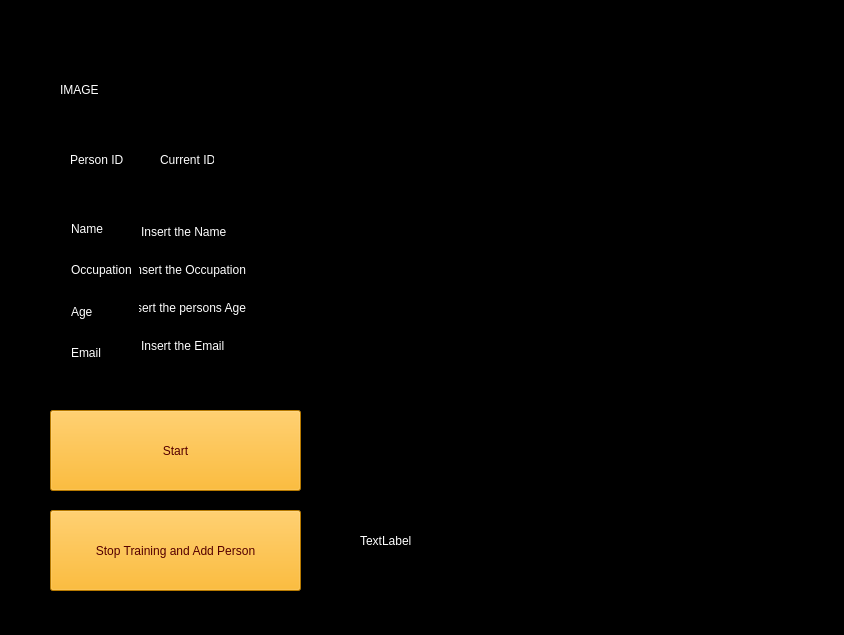
<?xml version="1.0" encoding="UTF-8"?>
<ui version="4.0">
 <class>AddPerson</class>
 <widget class="QWidget" name="AddPerson">
  <property name="geometry">
   <rect>
    <x>0</x>
    <y>0</y>
    <width>844</width>
    <height>635</height>
   </rect>
  </property>
  <property name="windowTitle">
   <string>AddPerson</string>
  </property>
  <property name="styleSheet">
   <string notr="true">background-color: rgb(0, 0, 0);</string>
  </property>
  <widget class="QLabel" name="footageLabel">
   <property name="geometry">
    <rect>
     <x>350</x>
     <y>90</y>
     <width>461</width>
     <height>371</height>
    </rect>
   </property>
   <property name="styleSheet">
    <string notr="true">background-color: rgba(255, 255, 255, 0);</string>
   </property>
   <property name="text">
    <string>TextLabel</string>
   </property>
  </widget>
  <widget class="QLabel" name="detectedFaceLabel">
   <property name="geometry">
    <rect>
     <x>60</x>
     <y>20</y>
     <width>140</width>
     <height>140</height>
    </rect>
   </property>
   <property name="styleSheet">
    <string notr="true">background-color: rgba(255, 255, 255, 0);color: rgb(255, 255, 255);</string>
   </property>
   <property name="text">
    <string>IMAGE</string>
   </property>
  </widget>
  <widget class="QPushButton" name="stopButton">
   <property name="geometry">
    <rect>
     <x>50</x>
     <y>510</y>
     <width>251</width>
     <height>81</height>
    </rect>
   </property>
   <property name="styleSheet">
    <string notr="true">font: 12pt &quot;Microsoft YaHei&quot;;
color: rgb(85, 0, 0);
background-color: rgb(255, 170, 0);</string>
   </property>
   <property name="text">
    <string>Stop Training and Add Person</string>
   </property>
  </widget>
  <widget class="QWidget" name="layoutWidget">
   <property name="geometry">
    <rect>
     <x>60</x>
     <y>200</y>
     <width>201</width>
     <height>181</height>
    </rect>
   </property>
   <layout class="QHBoxLayout" name="horizontalLayout">
    <item>
     <layout class="QVBoxLayout" name="verticalLayout">
      <item>
       <widget class="QLabel" name="nameLabel">
        <property name="styleSheet">
         <string notr="true">background-color: rgba(255, 255, 255, 0);color: rgb(255, 255, 255);</string>
        </property>
        <property name="text">
         <string>Name</string>
        </property>
       </widget>
      </item>
      <item>
       <widget class="QLabel" name="occupationLabel">
        <property name="styleSheet">
         <string notr="true">background-color: rgba(255, 255, 255, 0);color: rgb(255, 255, 255);</string>
        </property>
        <property name="text">
         <string>Occupation</string>
        </property>
       </widget>
      </item>
      <item>
       <widget class="QLabel" name="ageLabel">
        <property name="styleSheet">
         <string notr="true">background-color: rgba(255, 255, 255, 0);color: rgb(255, 255, 255);</string>
        </property>
        <property name="text">
         <string>Age</string>
        </property>
       </widget>
      </item>
      <item>
       <widget class="QLabel" name="emailLabel">
        <property name="styleSheet">
         <string notr="true">background-color: rgba(255, 255, 255, 0);color: rgb(255, 255, 255);</string>
        </property>
        <property name="text">
         <string>Email</string>
        </property>
       </widget>
      </item>
     </layout>
    </item>
    <item>
     <layout class="QVBoxLayout" name="verticalLayout_2">
      <item>
       <widget class="QLineEdit" name="nameLineEdit">
        <property name="styleSheet">
         <string notr="true">background-color: rgba(255, 255, 255, 0);color: rgb(255, 255, 255);</string>
        </property>
        <property name="text">
         <string>Insert the Name</string>
        </property>
       </widget>
      </item>
      <item>
       <widget class="QLineEdit" name="occupationLineEdit">
        <property name="styleSheet">
         <string notr="true">background-color: rgba(255, 255, 255, 0);color: rgb(255, 255, 255);</string>
        </property>
        <property name="text">
         <string>Insert the Occupation</string>
        </property>
       </widget>
      </item>
      <item>
       <widget class="QLineEdit" name="ageLineEdit">
        <property name="styleSheet">
         <string notr="true">background-color: rgba(255, 255, 255, 0);color: rgb(255, 255, 255);</string>
        </property>
        <property name="text">
         <string>Insert the persons Age</string>
        </property>
       </widget>
      </item>
      <item>
       <widget class="QLineEdit" name="emailLineEdit">
        <property name="styleSheet">
         <string notr="true">background-color: rgba(255, 255, 255, 0);color: rgb(255, 255, 255);</string>
        </property>
        <property name="text">
         <string>Insert the Email</string>
        </property>
       </widget>
      </item>
     </layout>
    </item>
   </layout>
  </widget>
  <widget class="QPushButton" name="startButton">
   <property name="geometry">
    <rect>
     <x>50</x>
     <y>410</y>
     <width>251</width>
     <height>81</height>
    </rect>
   </property>
   <property name="styleSheet">
    <string notr="true">font: 12pt &quot;Microsoft YaHei&quot;;
color: rgb(85, 0, 0);
background-color: rgb(255, 170, 0);</string>
   </property>
   <property name="text">
    <string>Start</string>
   </property>
  </widget>
  <widget class="QLabel" name="statusLabel">
   <property name="geometry">
    <rect>
     <x>360</x>
     <y>510</y>
     <width>441</width>
     <height>61</height>
    </rect>
   </property>
   <property name="styleSheet">
    <string notr="true">background-color: rgba(255, 255, 255, 0);color: rgb(255, 255, 255);</string>
   </property>
   <property name="text">
    <string>TextLabel</string>
   </property>
  </widget>
  <widget class="QLabel" name="personIDLabel">
   <property name="geometry">
    <rect>
     <x>70</x>
     <y>140</y>
     <width>54</width>
     <height>40</height>
    </rect>
   </property>
   <property name="styleSheet">
    <string notr="true">background-color: rgba(255, 255, 255, 0);color: rgb(255, 255, 255);</string>
   </property>
   <property name="text">
    <string>Person ID</string>
   </property>
  </widget>
  <widget class="QLabel" name="personIDValue">
   <property name="geometry">
    <rect>
     <x>160</x>
     <y>140</y>
     <width>54</width>
     <height>40</height>
    </rect>
   </property>
   <property name="styleSheet">
    <string notr="true">background-color: rgba(255, 255, 255, 0);color: rgb(255, 255, 255);</string>
   </property>
   <property name="text">
    <string>Current ID</string>
   </property>
  </widget>
 </widget>
 <layoutdefault spacing="6" margin="11"/>
 <resources/>
 <connections/>
</ui>
